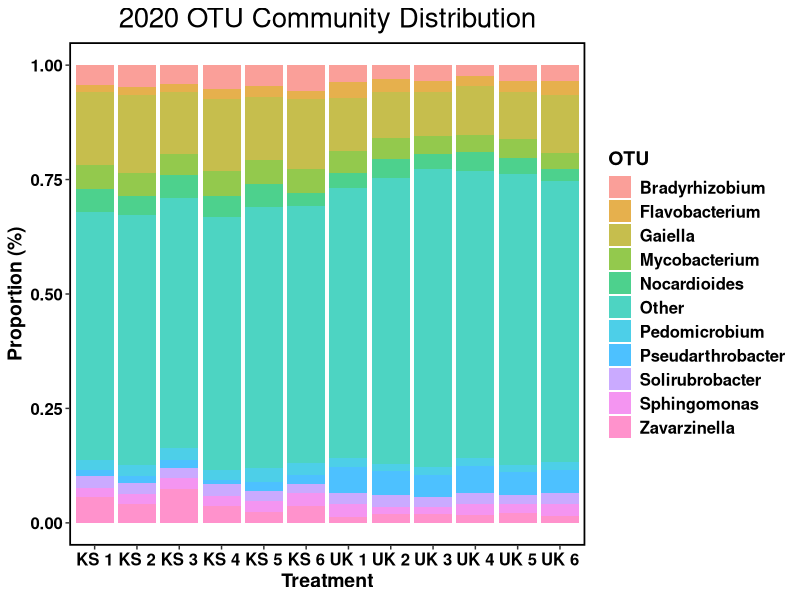
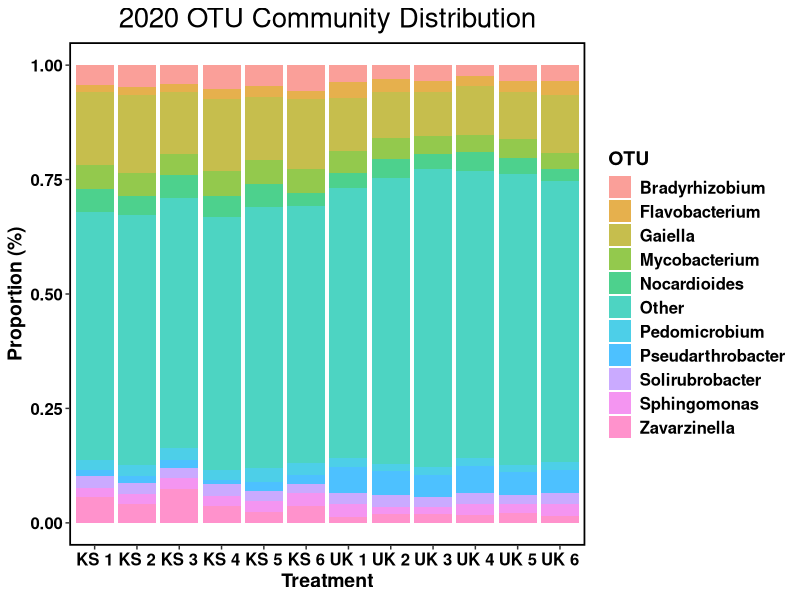

Recreate these plots in R, in order.
library(tidyverse)
library(readxl)
library(broom)
library(purrr)
library(plyr)
library(RColorBrewer)

#sets working directory to target folder
setwd("C:/Users/kentp/Documents/Github/Rhizosphere-sequencing/Wheat 2021") 

#reads in the data
data <- read_excel(path="OTU.xlsx")
Distribution = ggplot(data, aes(fill=OTU,y=Count, x=Treatment)) + 
  geom_bar(position="fill", stat="identity", alpha = 0.7)+
  theme(axis.text.y = element_text(colour = "black", size = 12, face = "bold"), 
        axis.text.x = element_text(colour = "black", face = "bold", size = 12), 
        legend.text = element_text(size = 12, face ="bold", colour ="black"), 
        legend.position = "right", axis.title.y = element_text(face = "bold", size = 14), 
        axis.title.x = element_text(face = "bold", size = 14, colour = "black"), 
        legend.title = element_text(size = 14, colour = "black", face = "bold"), 
        panel.background = element_blank(), panel.border = element_rect(colour = "black", fill = NA, size = 1.2),
        legend.key=element_blank()) +  
  labs(x = "Treatment", y = "Proportion (%)") +
  ggtitle("2020 OTU Community Distribution") + theme(plot.title = element_text(size=20, hjust = 0.5))

Distribution

ggsave("Distribution OTU.tiff", height = 8, width = 10, units = "in")
